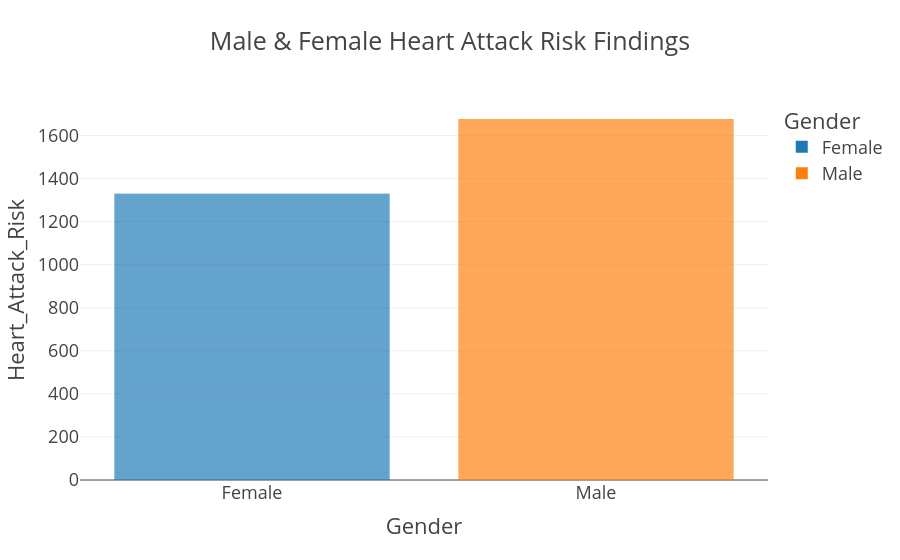

The notebook cell saved with this chart:
### Code cell
fig = px.bar(df, x='Gender', y='Heart_Attack_Risk', color = 'Gender',title = "Male & Female Heart Attack Risk Findings ", template = "presentation")
fig.show()

### Figure 1 — Plotly figure (JSON) as saved in the notebook; plotly's stock layout.template omitted (floating-point values rounded to 4 significant figures; data arrays with more than 128 entries replaced by an {"elided": "..."} marker saying what was removed)
{"data": [{"alignmentgroup": "True", "hovertemplate": "Gender=%{x}<br>Heart_Attack_Risk=%{y}<extra></extra>", "legendgroup": "Female", "marker": {"color": "#1F77B4", "pattern": {"shape": ""}}, "name": "Female", "offsetgroup": "Female", "orientation": "v", "showlegend": true, "textposition": "auto", "type": "bar", "x": {"elided": "4484 str values"}, "xaxis": "x", "y": {"elided": "4484 int values"}, "yaxis": "y"}, {"alignmentgroup": "True", "hovertemplate": "Gender=%{x}<br>Heart_Attack_Risk=%{y}<extra></extra>", "legendgroup": "Male", "marker": {"color": "#FF7F0E", "pattern": {"shape": ""}}, "name": "Male", "offsetgroup": "Male", "orientation": "v", "showlegend": true, "textposition": "auto", "type": "bar", "x": {"elided": "5516 str values"}, "xaxis": "x", "y": {"elided": "5516 int values"}, "yaxis": "y"}], "layout": {"barmode": "relative", "legend": {"title": {"text": "Gender"}, "tracegroupgap": 0}, "title": {"text": "Male & Female Heart Attack Risk Findings "}, "xaxis": {"anchor": "y", "categoryarray": ["Female", "Male"], "categoryorder": "array", "domain": [0, 1], "title": {"text": "Gender"}}, "yaxis": {"anchor": "x", "domain": [0, 1], "title": {"text": "Heart_Attack_Risk"}}}}
